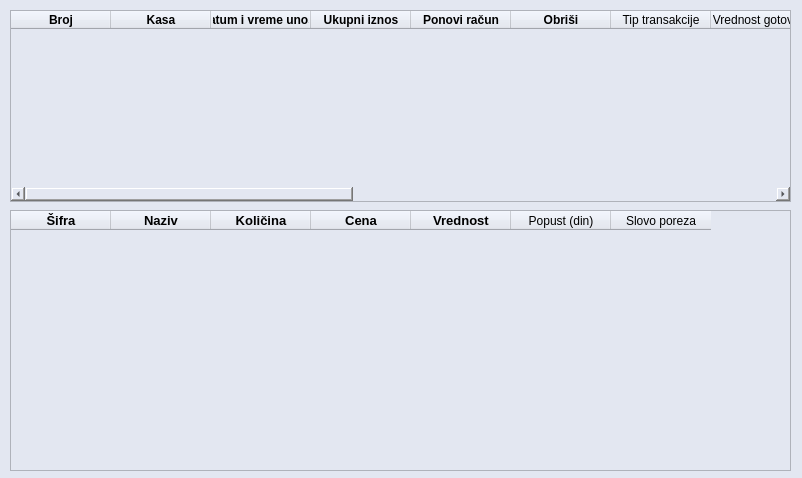
<?xml version="1.0" encoding="UTF-8"?>
<ui version="4.0">
 <class>neobradjeniDialog</class>
 <widget class="QDialog" name="neobradjeniDialog">
  <property name="geometry">
   <rect>
    <x>0</x>
    <y>0</y>
    <width>802</width>
    <height>478</height>
   </rect>
  </property>
  <property name="windowTitle">
   <string>Neobradjeni računi</string>
  </property>
  <property name="windowIcon">
   <iconset>
    <normaloff>../resources/logo.png</normaloff>../resources/logo.png</iconset>
  </property>
  <property name="styleSheet">
   <string notr="true">background-color: #e3e7f1;</string>
  </property>
  <widget class="QTableWidget" name="tableHDR">
   <property name="geometry">
    <rect>
     <x>10</x>
     <y>10</y>
     <width>781</width>
     <height>192</height>
    </rect>
   </property>
   <attribute name="horizontalHeaderDefaultSectionSize">
    <number>100</number>
   </attribute>
   <column>
    <property name="text">
     <string>Broj</string>
    </property>
    <property name="font">
     <font>
      <bold>true</bold>
     </font>
    </property>
    <property name="background">
     <color>
      <red>185</red>
      <green>203</green>
      <blue>204</blue>
     </color>
    </property>
   </column>
   <column>
    <property name="text">
     <string>Kasa</string>
    </property>
    <property name="font">
     <font>
      <bold>true</bold>
     </font>
    </property>
    <property name="background">
     <color>
      <red>185</red>
      <green>203</green>
      <blue>204</blue>
     </color>
    </property>
   </column>
   <column>
    <property name="text">
     <string>Datum i vreme unosa</string>
    </property>
    <property name="font">
     <font>
      <bold>true</bold>
     </font>
    </property>
    <property name="background">
     <color>
      <red>185</red>
      <green>203</green>
      <blue>204</blue>
     </color>
    </property>
   </column>
   <column>
    <property name="text">
     <string>Ukupni iznos</string>
    </property>
    <property name="font">
     <font>
      <bold>true</bold>
     </font>
    </property>
    <property name="background">
     <color>
      <red>185</red>
      <green>203</green>
      <blue>204</blue>
     </color>
    </property>
   </column>
   <column>
    <property name="text">
     <string>Ponovi račun</string>
    </property>
    <property name="font">
     <font>
      <bold>true</bold>
     </font>
    </property>
    <property name="background">
     <color>
      <red>185</red>
      <green>203</green>
      <blue>204</blue>
     </color>
    </property>
   </column>
   <column>
    <property name="text">
     <string>Obriši</string>
    </property>
    <property name="font">
     <font>
      <bold>true</bold>
     </font>
    </property>
    <property name="background">
     <color>
      <red>185</red>
      <green>203</green>
      <blue>204</blue>
     </color>
    </property>
   </column>
   <column>
    <property name="text">
     <string>Tip transakcije</string>
    </property>
   </column>
   <column>
    <property name="text">
     <string>Vrednost gotovina</string>
    </property>
   </column>
   <column>
    <property name="text">
     <string>Vrednost kartica</string>
    </property>
   </column>
   <column>
    <property name="text">
     <string>Vrednost faktura</string>
    </property>
   </column>
   <column>
    <property name="text">
     <string>Vrednost ček</string>
    </property>
   </column>
   <column>
    <property name="text">
     <string>Tip računa</string>
    </property>
   </column>
   <column>
    <property name="text">
     <string>Kod kupca</string>
    </property>
   </column>
   <column>
    <property name="text">
     <string>Oznaka kupca</string>
    </property>
   </column>
   <column>
    <property name="text">
     <string>IP štampača</string>
    </property>
   </column>
   <column>
    <property name="text">
     <string>Lservis</string>
    </property>
   </column>
  </widget>
  <widget class="QTableWidget" name="stavkeTable">
   <property name="geometry">
    <rect>
     <x>10</x>
     <y>210</y>
     <width>781</width>
     <height>261</height>
    </rect>
   </property>
   <column>
    <property name="text">
     <string>Šifra</string>
    </property>
    <property name="font">
     <font>
      <pointsize>10</pointsize>
      <bold>true</bold>
     </font>
    </property>
    <property name="background">
     <color>
      <red>185</red>
      <green>203</green>
      <blue>204</blue>
     </color>
    </property>
   </column>
   <column>
    <property name="text">
     <string>Naziv</string>
    </property>
    <property name="font">
     <font>
      <pointsize>10</pointsize>
      <bold>true</bold>
     </font>
    </property>
    <property name="background">
     <color>
      <red>185</red>
      <green>203</green>
      <blue>204</blue>
     </color>
    </property>
   </column>
   <column>
    <property name="text">
     <string>Količina</string>
    </property>
    <property name="font">
     <font>
      <pointsize>10</pointsize>
      <bold>true</bold>
     </font>
    </property>
    <property name="background">
     <color>
      <red>185</red>
      <green>203</green>
      <blue>204</blue>
     </color>
    </property>
   </column>
   <column>
    <property name="text">
     <string>Cena</string>
    </property>
    <property name="font">
     <font>
      <pointsize>10</pointsize>
      <bold>true</bold>
     </font>
    </property>
    <property name="background">
     <color>
      <red>185</red>
      <green>203</green>
      <blue>204</blue>
     </color>
    </property>
   </column>
   <column>
    <property name="text">
     <string>Vrednost</string>
    </property>
    <property name="font">
     <font>
      <pointsize>10</pointsize>
      <bold>true</bold>
     </font>
    </property>
    <property name="background">
     <color>
      <red>185</red>
      <green>203</green>
      <blue>204</blue>
     </color>
    </property>
   </column>
   <column>
    <property name="text">
     <string>Popust (din)</string>
    </property>
   </column>
   <column>
    <property name="text">
     <string>Slovo poreza</string>
    </property>
   </column>
  </widget>
 </widget>
 <resources/>
 <connections/>
</ui>
